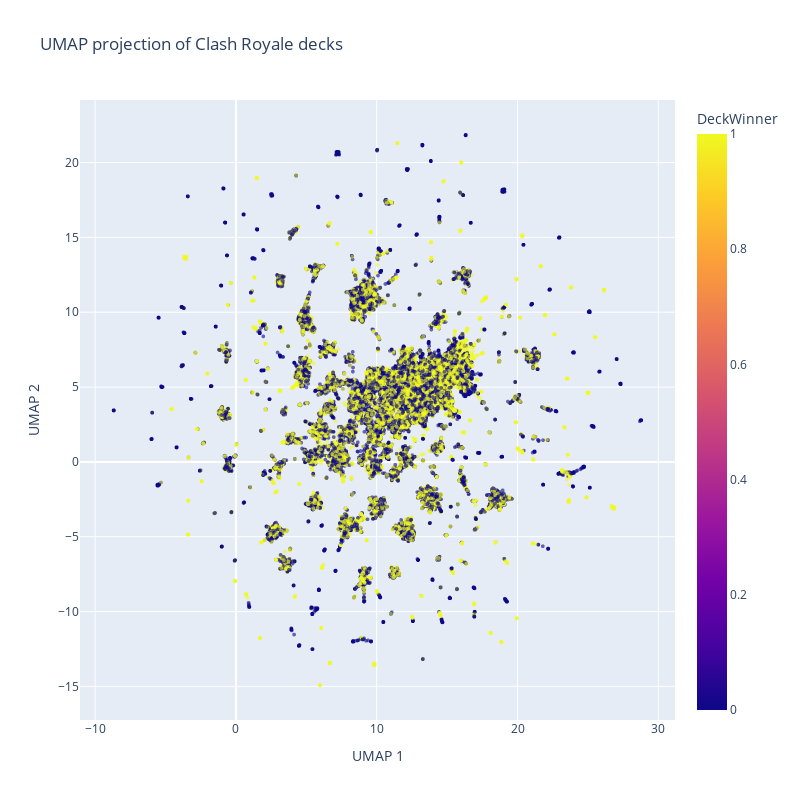

Notebook source saved alongside this figure:
### Markdown cell above
Let's plot this jawn

### Code cell
df_vis = pd.DataFrame({
    'UMAP 1':  X_umap[:, 0],
    'UMAP 2':  X_umap[:, 1],
    'DeckTower':   deck_sample.player_tower_card_id,
    'DeckWinner':  deck_sample.won,
    'DeckElixir': deck_sample.avg_elixir,
    'DeckWinCon': deck_sample.win_condition,
    'DeckShared1': deck_sample.shared_cards,
    'DeckShared2': deck_sample.shared_cards_2,
}, index=deck_sample.index)

color_by = "DeckWinner"

fig = px.scatter(
    df_vis,
    x='UMAP 1',
    y='UMAP 2',
    color=color_by,           
    #symbol=color_by,           
    hover_data=[color_by],     
    title='UMAP projection of Clash Royale decks',
    width=800,
    height=800
)
fig.update_traces(marker={'size': 4, 'opacity': 0.6})
fig.show()

### Figure 1 — Plotly figure (JSON) as saved in the notebook; plotly's stock layout.template omitted (floating-point values rounded to 4 significant figures; data arrays with more than 128 entries replaced by an {"elided": "..."} marker saying what was removed)
{"data": [{"customdata": {"elided": "100000x1 int values"}, "hovertemplate": "UMAP 1=%{x}<br>UMAP 2=%{y}<br>DeckWinner=%{marker.color}<extra></extra>", "legendgroup": "", "marker": {"color": {"elided": "100000 int values"}, "coloraxis": "coloraxis", "opacity": 0.6, "size": 4, "symbol": "circle"}, "mode": "markers", "name": "", "showlegend": false, "type": "scattergl", "x": {"elided": "100000 float values"}, "xaxis": "x", "y": {"elided": "100000 float values"}, "yaxis": "y"}], "layout": {"coloraxis": {"colorbar": {"title": {"text": "DeckWinner"}}, "colorscale": [[0, "#0d0887"], [0.1111, "#46039f"], [0.2222, "#7201a8"], [0.3333, "#9c179e"], [0.4444, "#bd3786"], [0.5556, "#d8576b"], [0.6667, "#ed7953"], [0.7778, "#fb9f3a"], [0.8889, "#fdca26"], [1, "#f0f921"]]}, "height": 800, "legend": {"tracegroupgap": 0}, "title": {"text": "UMAP projection of Clash Royale decks"}, "width": 800, "xaxis": {"anchor": "y", "domain": [0, 1], "title": {"text": "UMAP 1"}}, "yaxis": {"anchor": "x", "domain": [0, 1], "title": {"text": "UMAP 2"}}}}
